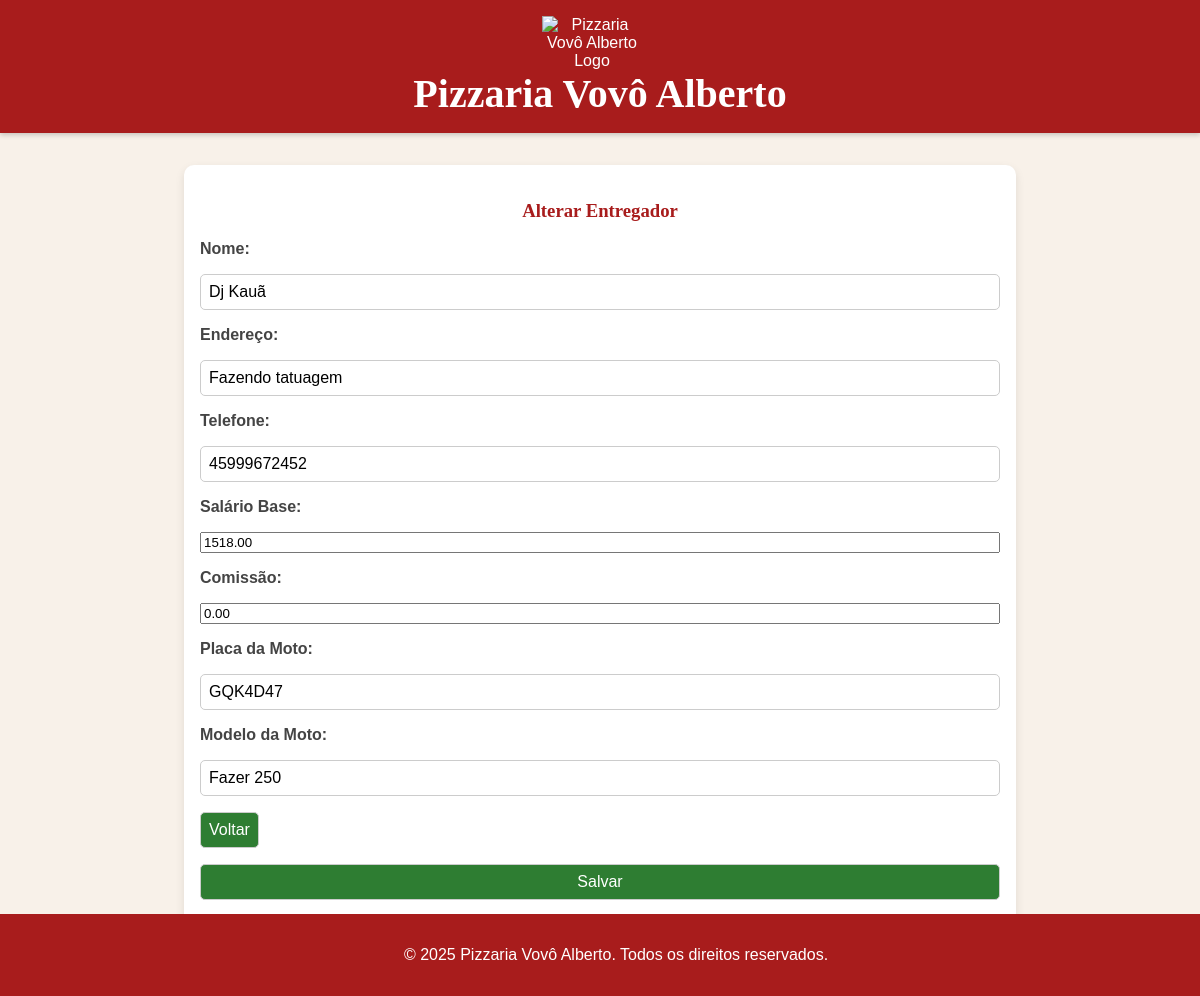
Page /view/entregadores/formEntregador.php?id=2 on the earlier database version.
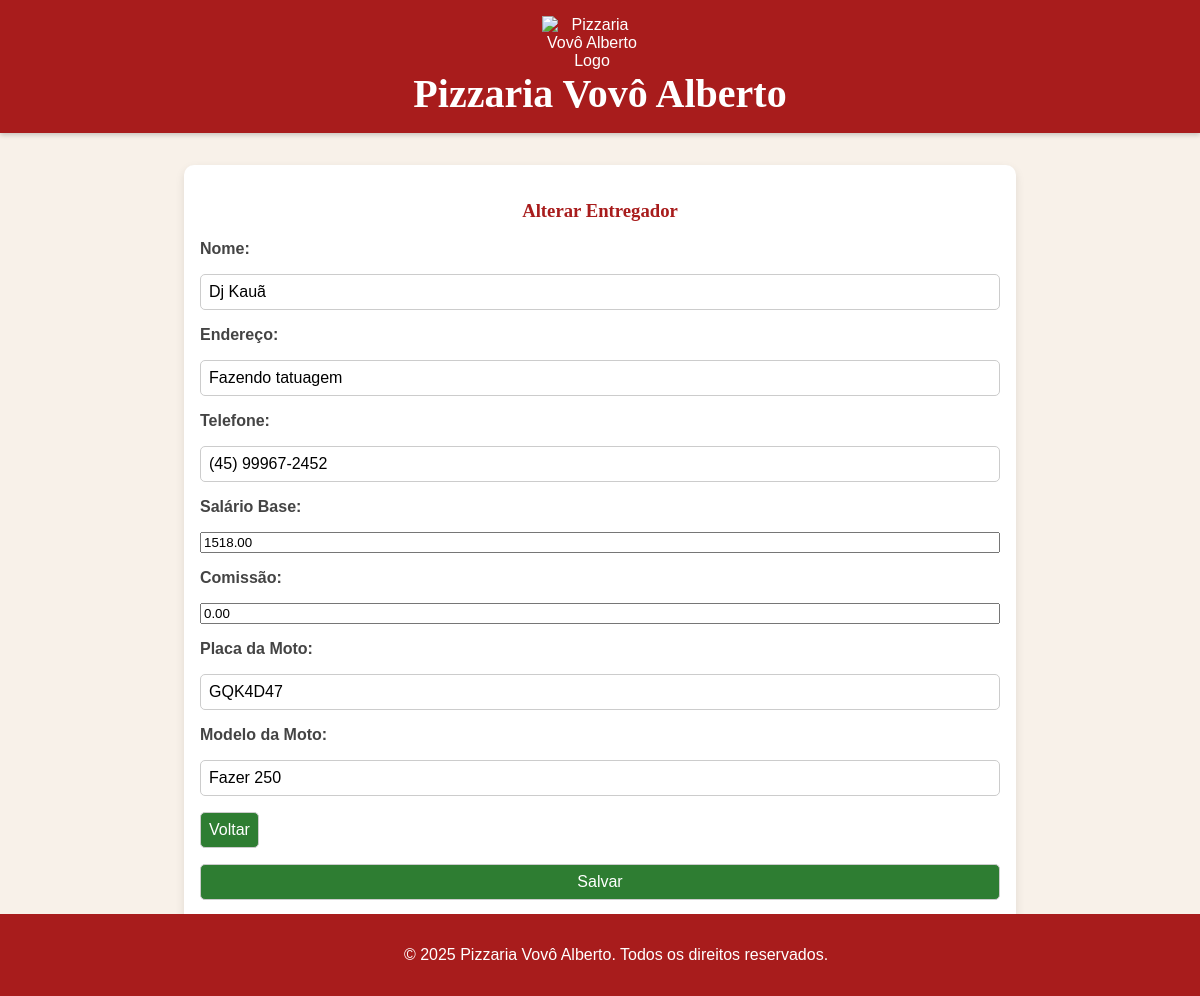
Same page on the later database version.
### tables this page shows
CREATE TABLE entregador (
    id INT AUTO_INCREMENT NOT NULL,
    nome VARCHAR(50) NOT NULL,
    endereco VARCHAR(100) NOT NULL,
    telefone VARCHAR(50) NOT NULL,
    salarioBase DECIMAL(10,2) NOT NULL,
    comissao DECIMAL(10,2) DEFAULT 0,
    placaMoto VARCHAR(7) NOT NULL,
    modeloMoto VARCHAR(30) NOT NULL,
    CONSTRAINT pk_entregador PRIMARY KEY (id)
);

### util/Connection.php (called while the page is built, shortened)
<?php
class Connection {
    private static $conn = null;
    public static function getConnection() {
        if(self::$conn == null) {
            try {
                $opcoes = array(
                    PDO::MYSQL_ATTR_INIT_COMMAND => "SET NAMES utf8",
                    PDO::ATTR_ERRMODE => PDO::ERRMODE_EXCEPTION,
                    PDO::ATTR_DEFAULT_FETCH_MODE => PDO::FETCH_ASSOC);
                $strConn = "mysql:host=" . DB_HOST . ";dbname=" . DB_NAME;
                self::$conn = new PDO($strConn, DB_USER, DB_PASSWORD, $opcoes);
            } catch(PDOException $e) {
                echo "Erro ao conectar na base de dados.<br>";
                print_r($e);
            }
        }
        return self::$conn;
    }
}

### controller/EntregadorController.php (called while the page is built, shortened)
<?php
require_once(__DIR__ . '/../model/Entregador.php');
require_once(__DIR__ . '/../dao/EntregadorDAO.php');
class EntregadorController {
    private ?EntregadorDAO $entregadorDAO;
    public function __construct() {
        $this->entregadorDAO = new EntregadorDAO();
    }
    public function buscarPorId(int $id): ?Entregador {
        return $this->entregadorDAO->buscarPorId($id);
    }
}
?>

### dao/EntregadorDAO.php (called while the page is built, shortened)
<?php
require_once(__DIR__ . '/../util/Connection.php');
require_once(__DIR__ . '/../model/Entregador.php');
class EntregadorDAO {
    private PDO $conexao;
    public function __construct() {
        $this->conexao = Connection::getConnection();
    }
    public function buscarPorId(int $id): ?Entregador {
        $sql = "SELECT * FROM entregador WHERE id = ?";
        $stm = $this->conexao->prepare($sql);
        $stm->execute([$id]);
        $result = $stm->fetchAll(PDO::FETCH_ASSOC);
        $entregadores = $this->map($result);
        return count($entregadores) > 0 ? $entregadores[0] : null;
    }
    public function map($resultado) {
        $entregadores = [];
        foreach ($resultado as $r) {
            $entregador = new Entregador();
            $entregador->setId($r['id']);
            $entregador->setNome($r['nome']);
            $entregador->setEndereco($r['endereco']);
            $entregador->setTelefone($r['telefone']);
            $entregador->setSalarioBase($r['salarioBase']);
            $entregador->setComissao($r['comissao']);
            $entregador->setPlacaMoto($r['placaMoto']);
            $entregador->setModeloMoto($r['modeloMoto']);
            $entregadores[] = $entregador;
        }
        return $entregadores;
    }
}
?>

### model/Entregador.php (called while the page is built, shortened)
<?php
class Entregador {
    private $nome;
    private $endereco;
    private $telefone;
    private $salarioBase;
    private $comissao;
    private $placaMoto;
    private $modeloMoto;
    function getNome(){
        return $this->nome;
    }
    function setNome($nome){
        $this->nome=$nome;
    }
    function getEndereco(){
        return $this->endereco;
    }
    function setEndereco($endereco){
        $this->endereco=$endereco;
    }
    function getTelefone(){
        return $this->telefone;
    }
    function setTelefone($telefone){
        $this->telefone=$telefone;
    }
    function getSalarioBase(){
        return $this->salarioBase;
    }
    function setSalarioBase($salarioBase){
        $this->salarioBase=$salarioBase;
    }
    function getComissao(){
        return $this->comissao;
    }
    function setComissao($comissao){
        $this->comissao=$comissao;
    }
    function getPlacaMoto(){
        return $this->placaMoto;
    }
    function setPlacaMoto($placaMoto){
        $this->placaMoto=$placaMoto;
    }
    function getModeloMoto(){
        return $this->modeloMoto;
    }
    function setModeloMoto($modeloMoto){
        $this->modeloMoto=$modeloMoto;
    }
}
?>

### view/entregadores/formEntregador.php (the view, shortened to what the changed rows need)
<?php
require_once(__DIR__ . "/../../controller/EntregadorController.php");
require_once(__DIR__ . "/../include/header.php");
$entregadorCont = new EntregadorController();
$id = isset($_GET['id']) ? (int) $_GET['id'] : null;
$entregador = $id ? $entregadorCont->buscarPorId($id) : new Entregador();
?>
<?php include_once(__DIR__ . "/../include/header.php"); ?>
<form action="" method="post">
    <label for="nome">Nome:</label>
    <input type="text" name="nome" id="nome" value="<?= $entregador->getNome() ?? '' ?>">
    <label for="endereco">Endereço:</label>
    <input type="text" name="endereco" id="endereco" value="<?= $entregador->getEndereco() ?? '' ?>">
    <label for="telefone">Telefone:</label>
    <input type="text" name="telefone" id="telefone" maxlength=15 onkeyup="handlePhone(event)" value="<?= $entregador->getTelefone() ?? '' ?>">
    <label for="salarioBase">Salário Base:</label>
    <input type="number" name="salarioBase" id="salarioBase" value="<?= $entregador->getSalarioBase() ?? '' ?>">
    <label for="comissao">Comissão:</label>
    <input type="number" name="comissao" id="comissao" value="<?= $entregador->getComissao() ?? '' ?>">
    <label for="placaMoto">Placa da Moto:</label>
    <input type="text" name="placaMoto" id="placaMoto" value="<?= $entregador->getPlacaMoto() ?? '' ?>">
    <label for="modeloMoto">Modelo da Moto:</label>
    <input type="text" name="modeloMoto" id="modeloMoto" value="<?= $entregador->getModeloMoto() ?? '' ?>">
    <a href="../entregadores/listarEntregadores.php"><button type="button">Voltar</button></a>
    <input type="submit" value="Salvar">
</form>
</main>
</body>
<?php include_once(__DIR__ . "/../include/footer.php"); ?>

Differences in the rows shown:
changed entregador "Dj Kauã": telefone "45999672452" → "(45) 99967-2452"
